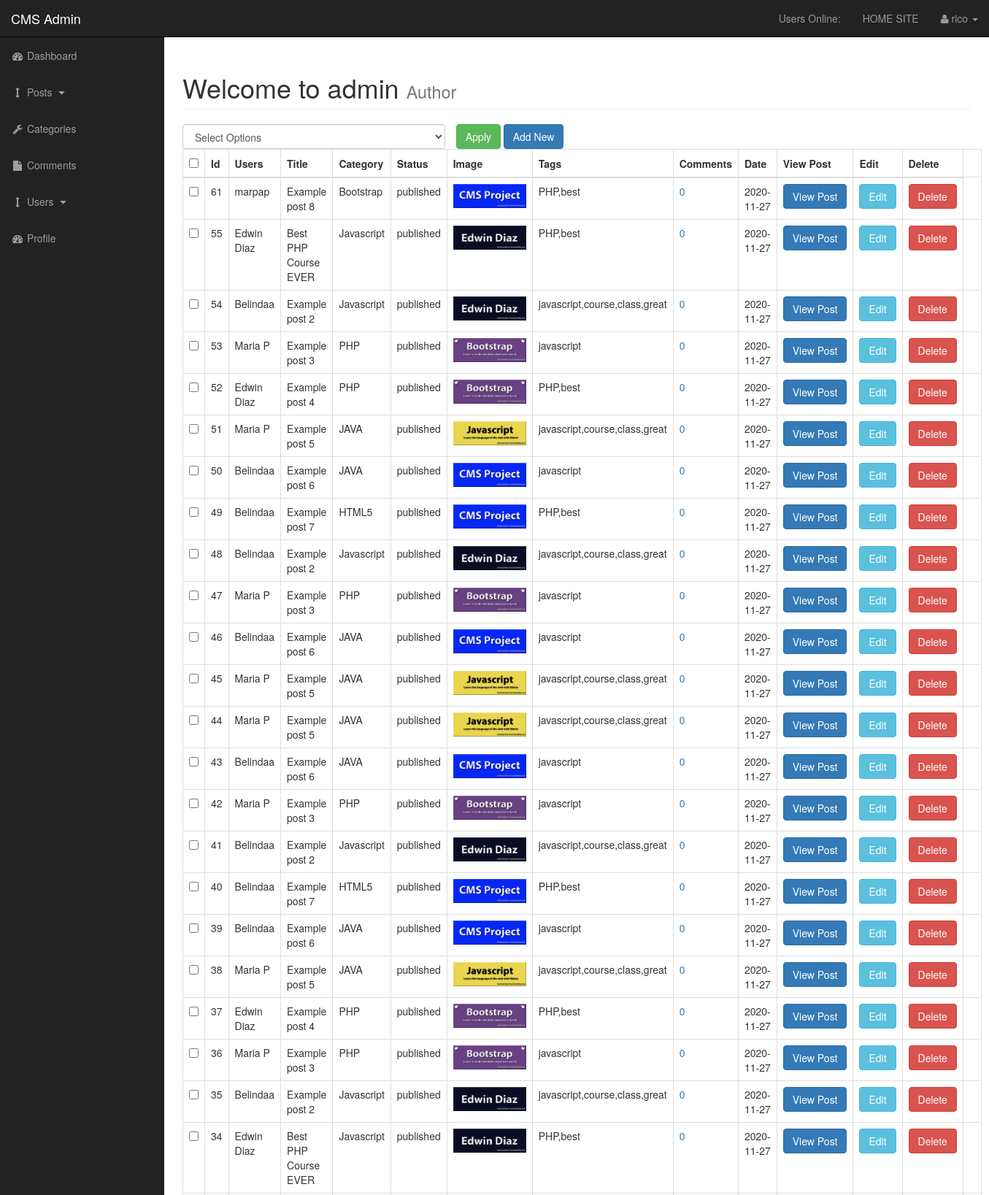
Screenshot of /admin/posts.php (signed in, upper part) with the database file from the repository.
### tables this page shows
CREATE TABLE IF NOT EXISTS `posts` (
  `post_id` int(3) NOT NULL AUTO_INCREMENT,
  `post_category_id` int(3) NOT NULL,
  `post_title` varchar(255) NOT NULL,
  `post_author` varchar(255) DEFAULT NULL,
  `post_user` varchar(255) DEFAULT NULL,
  `post_date` date NOT NULL,
  `post_image` text NOT NULL,
  `post_content` text NOT NULL,
  `post_tags` varchar(255) NOT NULL,
  `post_comment_count` varchar(255) DEFAULT NULL,
  `post_status` varchar(255) NOT NULL DEFAULT 'draft',
  `post_views_count` int(11) DEFAULT NULL,
  PRIMARY KEY (`post_id`)
);

CREATE TABLE IF NOT EXISTS `categories` (
  `cat_id` int(3) NOT NULL AUTO_INCREMENT,
  `cat_title` varchar(255) NOT NULL,
  PRIMARY KEY (`cat_id`)
);

### admin/includes/view_all_posts.php (the view, shortened to what this page needs)
<form action="" method='post'>
    <div id="bulkOptionsContainer" class="col-xs-4">
        <select class="form-control" name="bulk_options" id="">
            <option value="">Select Options</option>
        </select>
    </div>
    <div class="col-xs-4">
        <input type="submit" name="submit" class="btn btn-success" value="Apply">
        <a class="btn btn-primary" href="posts.php?source=add_post">Add New</a>
    </div>
<table class="table table-bordered table-hover">
    <thead>
    <tr>
        <th><input id="selectAllBoxes" type="checkbox"></th>
        <th>Id</th>
        <th>Users</th>
        <th>Title</th>
        <th>Category</th>
        <th>Status</th>
        <th>Image</th>
        <th>Tags</th>
        <th>Comments</th>
        <th>Date</th>
        <th>View Post</th>
        <th>Edit</th>
        <th>Delete</th>
    </tr>
    </thead>
    <tbody>
    <?php
    $query = "SELECT posts.post_id,posts.post_author,posts.post_user,posts.post_title,posts.post_category_id,posts.post_status,posts.post_image, ";
    $query .= "posts.post_tags,posts.post_comment_count,posts.post_date,posts.post_views_count, categories.cat_id, categories.cat_title ";
    $query .= "FROM posts ";
    $query .= "LEFT JOIN categories ON posts.post_category_id = categories.cat_id ORDER BY posts.post_id DESC";
    $select_posts = mysqli_query($connection,$query);
    while($row = mysqli_fetch_assoc($select_posts)) {
        $post_id = $row['post_id'];
        $post_author = $row['post_author'];
        $post_user = $row['post_user'];
        $post_title = $row['post_title'];
        $post_image = $row['post_image'];
        $post_status = $row['post_status'];
        $post_tags = $row['post_tags'];
        $post_date = $row['post_date'];
        $post_views_count = $row['post_views_count'];
        $cat_title = $row['cat_title'];
        echo "<tr>";
        ?>
        <td><input class='checkBoxes' type='checkbox' name='checkBoxArray[]' value='<?php echo $post_id; ?>'></td>
        <?php
        echo "<td>$post_id</td>";
        if(!empty($post_author)){
            echo "<td>$post_author</td>";
        }elseif(!empty($post_user)){
            echo "<td>$post_user</td>";
        }
        echo "<td>$post_title</td>";
        echo "<td>{$cat_title}</td>";
        echo "<td>$post_status</td>";
        echo "<td><img width='100' src='../images/$post_image' alt='image'</td>";
        echo "<td>$post_tags</td>";
        $query = "SELECT * FROM comments WHERE comment_post_id = $post_id";
        $send_comment_query = mysqli_query($connection, $query);
        $count_comments = mysqli_num_rows($send_comment_query);
        echo "<td><a href='post_comments.php?id=$post_id'>$count_comments</a></td>";
        echo "<td>$post_date</td>";
        echo "<td><a class='btn btn-primary' href='../post.php?p_id={$post_id}'>View Post</a></td>";
        echo "<td><a class='btn btn-info' href='posts.php?source=edit_post&p_id={$post_id}'>Edit</a></td>";
        ?>
        <form action="" method="post">
            <?php
            echo '<td><input class="btn btn-danger" type="submit" name="delete" value="Delete"></td>';
            ?>
        </form>
        <?php
        echo "<td><a href='posts.php?reset={$post_id}'>{$post_views_count}</a></td>";
        echo "</tr>";
    }
    ?>
    </tbody>
</table>
</form>

### admin/css/sb-admin.css (style rules this page uses)
body { margin-top: 100px; background-color: #222; }
@media (min-width:768px) { body { margin-top: 50px; } }
#bulkOptionsContainer { padding: 0px; }

### rows the page displays
posts: post_id "61", post_user "marpap", post_title "Example post 8", categories.cat_title "Bootstrap", post_status "published", post_image (picture), post_tags "PHP,best", count_comments "0", post_date "2020-11-27"
posts: post_id "55", post_author "Edwin Diaz", post_title "Best PHP Course EVER", categories.cat_title "Javascript", post_status "published", post_image (picture), post_tags "PHP,best", count_comments "0", post_date "2020-11-27"
posts: post_id "54", post_author "Belindaa", post_title "Example post 2", categories.cat_title "Javascript", post_status "published", post_image (picture), post_tags "javascript,course,class,great", count_comments "0", post_date "2020-11-27"
posts: post_id "53", post_author "Maria P", post_title "Example post 3", categories.cat_title "PHP", post_status "published", post_image (picture), post_tags "javascript", count_comments "0", post_date "2020-11-27"
posts: post_id "52", post_author "Edwin Diaz", post_title "Example post 4", categories.cat_title "PHP", post_status "published", post_image (picture), post_tags "PHP,best", count_comments "0", post_date "2020-11-27"
posts: post_id "51", post_author "Maria P", post_title "Example post 5", categories.cat_title "JAVA", post_status "published", post_image (picture), post_tags "javascript,course,class,great", count_comments "0", post_date "2020-11-27"
posts: post_id "50", post_author "Belindaa", post_title "Example post 6", categories.cat_title "JAVA", post_status "published", post_image (picture), post_tags "javascript", count_comments "0", post_date "2020-11-27"
posts: post_id "49", post_author "Belindaa", post_title "Example post 7", categories.cat_title "HTML5", post_status "published", post_image (picture), post_tags "PHP,best", count_comments "0", post_date "2020-11-27"
posts: post_id "48", post_author "Belindaa", post_title "Example post 2", categories.cat_title "Javascript", post_status "published", post_image (picture), post_tags "javascript,course,class,great", count_comments "0", post_date "2020-11-27"
posts: post_id "47", post_author "Maria P", post_title "Example post 3", categories.cat_title "PHP", post_status "published", post_image (picture), post_tags "javascript", count_comments "0", post_date "2020-11-27"
posts: post_id "46", post_author "Belindaa", post_title "Example post 6", categories.cat_title "JAVA", post_status "published", post_image (picture), post_tags "javascript", count_comments "0", post_date "2020-11-27"
posts: post_id "45", post_author "Maria P", post_title "Example post 5", categories.cat_title "JAVA", post_status "published", post_image (picture), post_tags "javascript,course,class,great", count_comments "0", post_date "2020-11-27"
posts: post_id "44", post_author "Maria P", post_title "Example post 5", categories.cat_title "JAVA", post_status "published", post_image (picture), post_tags "javascript,course,class,great", count_comments "0", post_date "2020-11-27"
posts: post_id "43", post_author "Belindaa", post_title "Example post 6", categories.cat_title "JAVA", post_status "published", post_image (picture), post_tags "javascript", count_comments "0", post_date "2020-11-27"
posts: post_id "42", post_author "Maria P", post_title "Example post 3", categories.cat_title "PHP", post_status "published", post_image (picture), post_tags "javascript", count_comments "0", post_date "2020-11-27"
posts: post_id "41", post_author "Belindaa", post_title "Example post 2", categories.cat_title "Javascript", post_status "published", post_image (picture), post_tags "javascript,course,class,great", count_comments "0", post_date "2020-11-27"
posts: post_id "40", post_author "Belindaa", post_title "Example post 7", categories.cat_title "HTML5", post_status "published", post_image (picture), post_tags "PHP,best", count_comments "0", post_date "2020-11-27"
posts: post_id "39", post_author "Belindaa", post_title "Example post 6", categories.cat_title "JAVA", post_status "published", post_image (picture), post_tags "javascript", count_comments "0", post_date "2020-11-27"
posts: post_id "38", post_author "Maria P", post_title "Example post 5", categories.cat_title "JAVA", post_status "published", post_image (picture), post_tags "javascript,course,class,great", count_comments "0", post_date "2020-11-27"
posts: post_id "37", post_author "Edwin Diaz", post_title "Example post 4", categories.cat_title "PHP", post_status "published", post_image (picture), post_tags "PHP,best", count_comments "0", post_date "2020-11-27"
posts: post_id "36", post_author "Maria P", post_title "Example post 3", categories.cat_title "PHP", post_status "published", post_image (picture), post_tags "javascript", count_comments "0", post_date "2020-11-27"
posts: post_id "35", post_author "Belindaa", post_title "Example post 2", categories.cat_title "Javascript", post_status "published", post_image (picture), post_tags "javascript,course,class,great", count_comments "0", post_date "2020-11-27"
posts: post_id "34", post_author "Edwin Diaz", post_title "Best PHP Course EVER", categories.cat_title "Javascript", post_status "published", post_image (picture), post_tags "PHP,best", count_comments "0", post_date "2020-11-27"

### other values shown
$_SESSION['username'] "rico"
